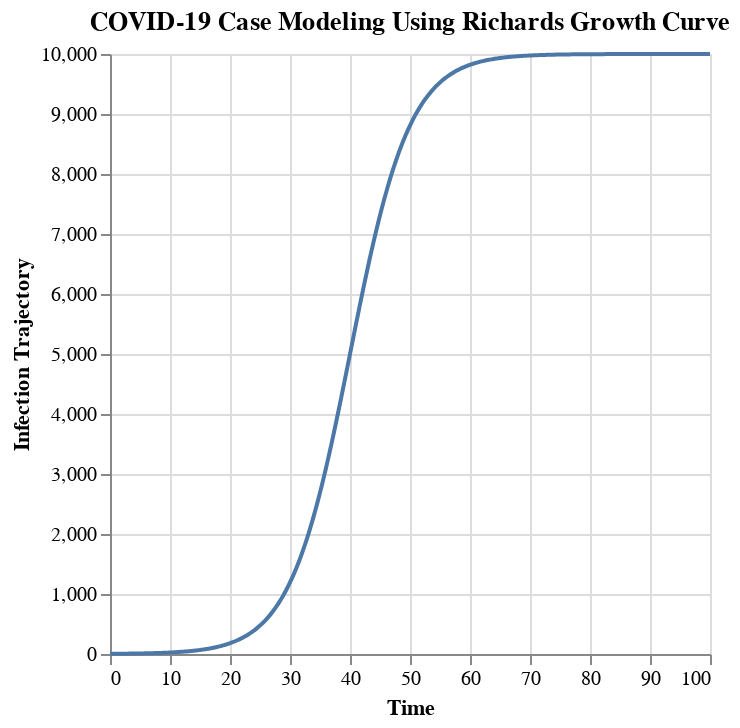

Here is the notebook cell this chart was saved with:
### Markdown cell above
## Examples of logistic functions

https://en.wikipedia.org/wiki/Logistic_function#Examples

prompt example: 

please generate python code with altair to understand this mathematical equation from wikipedia used to model covid cases using the logistic function, please comment the code in detail to help us understand 

Modeling early COVID-19 cases
Generalized logistic function (Richards growth curve) in epidemiological modeling

A generalized logistic function, also called the Richards growth curve, has been applied to model the early phase of the COVID-19 outbreak.[26] The authors fit the generalized logistic function to the cumulative number of infected cases, here referred to as infection trajectory. There are different parameterizations of the generalized logistic function in the literature. One frequently used forms is

f ( t ; θ 1 , θ 2 , θ 3 , ξ ) = θ 1 [ 1 + ξ exp  ( − θ 2 ⋅ ( t − θ 3 ) ) ] 1 / ξ
{\displaystyle f(t;\theta _{1},\theta _{2},\theta _{3},\xi )={\frac {\theta _{1}}{[1+\xi \exp(-\theta _{2}\cdot (t-\theta _{3}))]^{1/\xi }}}}

where θ 1 , θ 2 , θ 3 {\displaystyle \theta _{1},\theta _{2},\theta _{3}} are real numbers, and ξ \xi is a positive real number. The flexibility of the curve f f is due to the parameter ξ \xi : (i) if ξ = 1 {\displaystyle \xi =1} then the curve reduces to the logistic function, and (ii) as ξ \xi approaches zero, the curve converges to the Gompertz function. In epidemiological modeling, θ 1 \theta _{1}, θ 2 \theta _{2}, and θ 3 {\displaystyle \theta _{3}} represent the final epidemic size, infection rate, and lag phase, respectively. See the right panel for an example infection trajectory when ( θ 1 , θ 2 , θ 3 ) {\displaystyle (\theta _{1},\theta _{2},\theta _{3})} is set to ( 10000 , 0.2 , 40 ) {\displaystyle (10000,0.2,40)}.
Extrapolated infection trajectories of 40 countries severely affected by COVID-19 and grand (population) average through May 14th

One of the benefits of using a growth function such as the generalized logistic function in epidemiological modeling is its relatively easy application to the multilevel model framework, where information from different geographic regions can be pooled together.

### Code cell
# Importing necessary libraries
import numpy as np
import pandas as pd
import altair as alt
from math import exp

# Defining the generalized logistic function, also known as the Richards growth curve
# θ1, θ2, θ3 are real numbers, and ξ (xi) is a positive real number
def richards_growth_curve(t, theta1, theta2, theta3, xi):
    # The function represents the infection trajectory over time 't'
    # θ1 represents the final epidemic size,
    # θ2 represents the infection rate,
    # θ3 represents the lag phase
    # ξ (xi) provides flexibility to the curve. If ξ = 1, the curve reduces to the logistic function. As ξ approaches zero, the curve converges to the Gompertz function.
    return theta1 / (1 + xi * exp(-theta2 * (t - theta3)))**(1/xi)

# Define the parameters for the model. 
# In a real world scenario, these parameters would be estimated from real world data.
theta1 = 10000  # The final epidemic size
theta2 = 0.2  # The infection rate
theta3 = 40  # The lag phase
xi = 1  # Flexibility of the curve

# Generating time series data
t_values = np.linspace(0, 100, 500)  # Creating 500 points from 0 to 100

# Apply the Richards growth curve function to each time point
infection_trajectory = [richards_growth_curve(t, theta1, theta2, theta3, xi) for t in t_values]

# Creating a DataFrame for easy plotting with Altair
data = pd.DataFrame({
    'Time': t_values,
    'Infection Trajectory': infection_trajectory
})

# Plotting the data with Altair
alt.Chart(data).mark_line().encode(
    x='Time',
    y='Infection Trajectory'
).properties(
    title='COVID-19 Case Modeling Using Richards Growth Curve'
)

### Figure 1 — Vega-Lite specification as saved in the notebook (floating-point values rounded to 4 significant figures; data arrays with more than 128 entries replaced by an {"elided": "..."} marker saying what was removed)
{"config": {"view": {"continuousWidth": 300, "continuousHeight": 300}}, "data": {"name": "data-3f5fddb95ae69c1ca097f982363904c1"}, "mark": {"type": "line"}, "encoding": {"x": {"field": "Time", "type": "quantitative"}, "y": {"field": "Infection Trajectory", "type": "quantitative"}}, "title": "COVID-19 Case Modeling Using Richards Growth Curve", "$schema": "https://vega.github.io/schema/vega-lite/v5.8.0.json", "datasets": {"data-3f5fddb95ae69c1ca097f982363904c1": {"elided": "500 records"}}}
